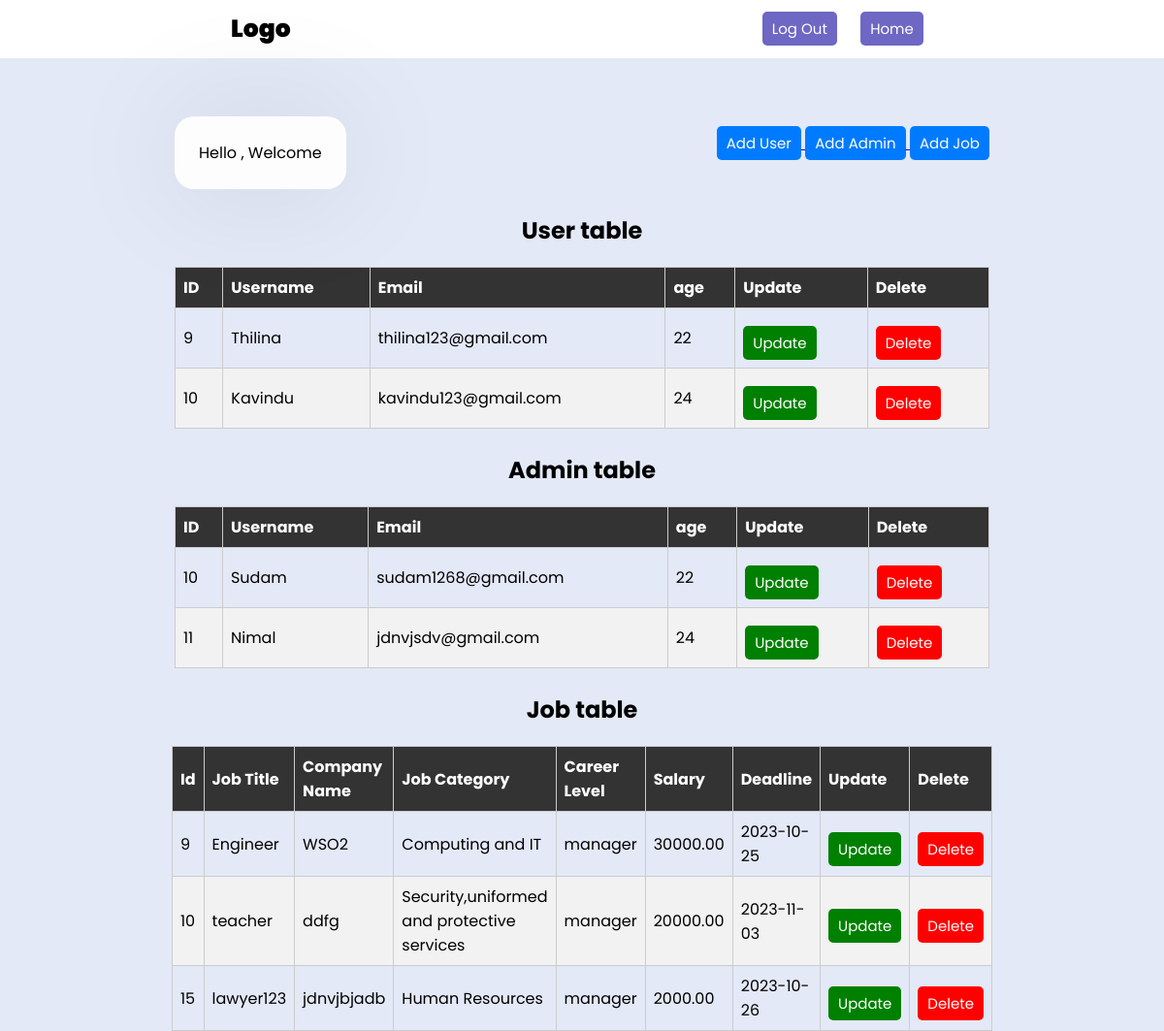
Screenshot of /Project/admin_home.php (signed in) with the database file from the repository.
### tables this page shows
CREATE TABLE `users` (
  `Id` int(11) NOT NULL,
  `Username` varchar(200) DEFAULT NULL,
  `Email` varchar(200) DEFAULT NULL,
  `Age` int(11) DEFAULT NULL,
  `Password` varchar(200) DEFAULT NULL
);

CREATE TABLE `jobs` (
  `Id` int(11) NOT NULL,
  `job_title` varchar(255) NOT NULL,
  `job_description` text DEFAULT NULL,
  `career_level` varchar(255) NOT NULL,
  `company_name` varchar(255) NOT NULL,
  `job_category` varchar(255) NOT NULL,
  `qualifications` varchar(255) NOT NULL,
  `proposed_salary` decimal(10,2) NOT NULL,
  `required_skills` text NOT NULL,
  `application_deadline` date NOT NULL
);

### Project/admin_home.php (the view, shortened to what this page needs)
<?php
   include("php/config.php");
?>
<!DOCTYPE html>
<html lang="en">
<head>
    <link rel="stylesheet" href="style/style.css">
    <link rel="stylesheet" href="style/admin_style.css">
</head>
<body>
    <div class="nav">
        <div class="logo">
            <p>Logo</p>
        </div>
        <div class="right-links">
            <a href="index.php"> <button class="btn">Log Out</button></a>
            <a href="default_home.php"> <button class="btn">Home</button></a>
        </div>
    </div>
    <main>
        <div class="main-box top">
            <div class="top">
                <div class="box">
                    <p>Hello <b><?php echo $res_Uname ?></b>, Welcome</p>
                </div>
                <div>
                <a href="add_user.php">
                    <button type="button" class="btn btn-primary">Add User</button>
                </a>
                <a href="add_admin.php">
                    <button type="button" class="btn btn-primary">Add Admin</button>
                </a>
                <a href="add_job.php">
                    <button type="button" class="btn btn-primary">Add Job</button>
                </a>
                </div>
            </div>
        </div>
    </main>
    <br>
    <div>
        <table>
            <h2 style="text-align: center; font-size: 24px; margin-bottom: 10px;">User table</h2>
            <thead>
                <tr>
                    <th>ID</th>
                    <th>Username</th>
                    <th>Email</th>
                    <th>age</th>
                    <th>Update</th>
                    <th>Delete</th>
                </tr>
            </thead>
            <tbody>
                <?php
                    $query = "SELECT * FROM users";
                    $result = mysqli_query($con, $query);
                    if(!$result){
                        die("query failed".mysqli_error());
                    }
                    else{
                        while($row = mysqli_fetch_assoc($result)){
                            ?>
                        <tr>
                            <td><?php echo $row['Id'] ?></td>
                            <td><?php echo $row['Username'] ?></td>
                            <td><?php echo $row['Email'] ?></td>
                            <td><?php echo $row['Age'] ?></td>
                            <td><a href="update_user_page.php?id=<?php echo $row['Id'] ?>"><button class="btn" style="background-color: green;">Update</button></a></td>
                            <td><a href="delete_user.php?id=<?php echo $row['Id'] ?>"><button class="btn" style="background-color: red;">Delete</button></a></td>
                        </tr>
                            <?php
                        }
                    }
                ?>
            </tbody>
        </table>
        <br>
        <table>
            <h2 style="text-align: center; font-size: 24px; margin-bottom: 10px;">Admin table</h2>
            <thead>
                <tr>
                    <th>ID</th>
                    <th>Username</th>
                    <th>Email</th>
                    <th>age</th>
                    <th>Update</th>
                    <th>Delete</th>
                </tr>
            </thead>
            <tbody>
                <?php
                    $query = "SELECT * FROM admins";
                    $result = mysqli_query($con, $query);
                    if(!$result){
                        die("query failed".mysqli_error());
                    }
                    else{
                        while($row = mysqli_fetch_assoc($result)){
                            ?>
                        <tr>
                            <td><?php echo $row['Id'] ?></td>
                            <td><?php echo $row['Username'] ?></td>
                            <td><?php echo $row['Email'] ?></td>
                            <td><?php echo $row['Age'] ?></td>
                            <td><a href="update_admin_page.php?id=<?php echo $row['Id'] ?>"><button class="btn" style="background-color: green;">Update</button></a></td>
                            <td><a href="delete_admin.php?id=<?php echo $row['Id'] ?>"><button class="btn" style="background-color: red;">Delete</button></a></td>
                        </tr>
                            <?php
                        }
                    }
                ?>
            </tbody>
        </table>
        <br>
        <table>
            <h2 style="text-align: center; font-size: 24px; margin-bottom: 10px;">Job table</h2>
            <thead>
                <tr>
                    <th>Id</th>
                    <th>Job Title</th>
                    <th>Company Name</th>
                    <th>Job Category</th>
                    <th>Career Level</th>
                    <th>Salary</th>
                    <th>Deadline</th>
                    <th>Update</th>
                    <th>Delete</th>
                </tr>
            </thead>
            <tbody>
                <?php
                    $query = "SELECT * FROM jobs";
                    $result = mysqli_query($con, $query);
                    if(!$result){
                        die("query failed".mysqli_error());
                    }
                    else{
                        while($row = mysqli_fetch_assoc($result)){
                            ?>
                        <tr>
                            <td><?php echo $row['Id'] ?></td>
                            <td><?php echo $row['job_title'] ?></td>
                            <td><?php echo $row['company_name'] ?></td>
                            <td><?php echo $row['job_category'] ?></td>
                            <td><?php echo $row['career_level'] ?></td>
                            <td><?php echo $row['proposed_salary'] ?></td>
                            <td><?php echo $row['application_deadline'] ?></td>
                            <td><a href="update_job.php?id=<?php echo $row['Id'] ?>"><button class="btn" style="background-color: green;">Update</button></a></td>
                            <td><a href="delete_job.php?id=<?php echo $row['Id'] ?>"><button class="btn" style="background-color: red;">Delete</button></a></td>
                        </tr>
                            <?php
                        }
                    }
                ?>
            </tbody>
        </table>
    </div>
</body>
</html>

### Project/style/style.css (style rules this page uses)
* { padding: 0; margin: 0; box-sizing: border-box; font-family: 'Poppins',sans-serif; }
body { background: #e4e9f7; }
.box { background: #fdfdfd; display: flex; flex-direction: column; padding: 25px 25px; border-radius: 20px; box-shadow: 0 0 128px 0 rgba(0,0,0,0.1), 0 32px 64px -48px rgba(0,0,0,0.5) }
.btn { height: 35px; background: rgba(76,68,182,0.808); border: 0; border-radius: 5px; color: #fff; font-size: 15px; cursor: pointer; transition: all .3s; margin-top: 10px; padding: 0px 10px; }
.nav { background: #fff; display: flex; flex-direction: row; justify-content: space-around; line-height: 60px; z-index: 100; }
.logo { font-size: 25px; font-weight: 900; }
.right-links a { padding: 0 10px; }
main { display: flex; align-items: center; justify-content: center; margin-top: 60px; }
.main-box { display: flex; flex-direction: column; width: 70%; }
.main-box .top { display: flex; flex-direction: row; justify-content: space-between; }
table { border-collapse: collapse; margin-top: 20px; margin-right: 20px; margin-left: 20px; width: 100%; border: 1px solid #ccc; align-items: center; }
th, td { border: 1px solid #ccc; padding: 8px; text-align: left; }
thead { background-color: #333; color: #fff; }
tr:nth-child(even) { background-color: #f2f2f2; }

### Project/style/admin_style.css (style rules this page uses)
table { border-collapse: collapse; width: 70%; border: 1px solid #ccc; margin-right: 20px; align-items: center; margin-left: auto; margin-right: auto; }
th, td { border: 1px solid #ccc; padding: 8px; text-align: left; }
thead { background-color: #333; color: #fff; }
tr:nth-child(even) { background-color: #f2f2f2; }
.btn-primary { background-color: #007bff; color: #fff; }

### rows the page displays
users: Id "9", Username "Thilina", Email "thilina123@gmail.com", Age "22"
users: Id "10", Username "Kavindu", Email "kavindu123@gmail.com", Age "24"
jobs: Id "9", job_title "Engineer", company_name "WSO2", job_category "Computing and IT", career_level "manager", proposed_salary "30000.00", application_deadline "2023-10-25"
jobs: Id "10", job_title "teacher", company_name "ddfg", job_category "Security,uniformed and protective services", career_level "manager", proposed_salary "20000.00", application_deadline "2023-11-03"
jobs: Id "15", job_title "lawyer123", company_name "jdnvjbjadb", job_category "Human Resources", career_level "manager", proposed_salary "2000.00", application_deadline "2023-10-26"

### other values shown
$row['Id'] "10"
$row['Username'] "Sudam"
$row['Email'] "sudam1268@gmail.com"
$row['Age'] "22"
$row['Id'] "11"
$row['Username'] "Nimal"
$row['Email'] "jdnvjsdv@gmail.com"
$row['Age'] "24"
